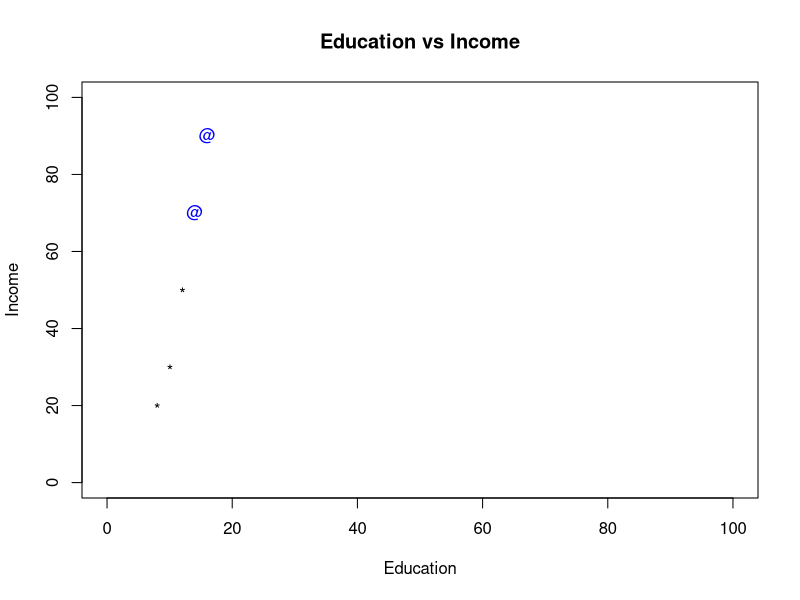

Here is the R script that generated this plot:
# Create a sample data frame
job_data <- data.frame(education = c(10, 12, 16, 8, 14),
                       income = c(30, 50, 90, 20, 70),
                       prestige = c(50, 70, 90, 40, 85))

# Base R plot with different symbols
plot(job_data$education, job_data$income, xlim = c(0,100), ylim = c(0,100),
     xlab = "Education", ylab = "Income", main = "Education vs Income", 
     pch = ifelse(job_data$prestige <= 80, "*", "@"), col = ifelse(job_data$prestige <= 80, "black", "blue"))
